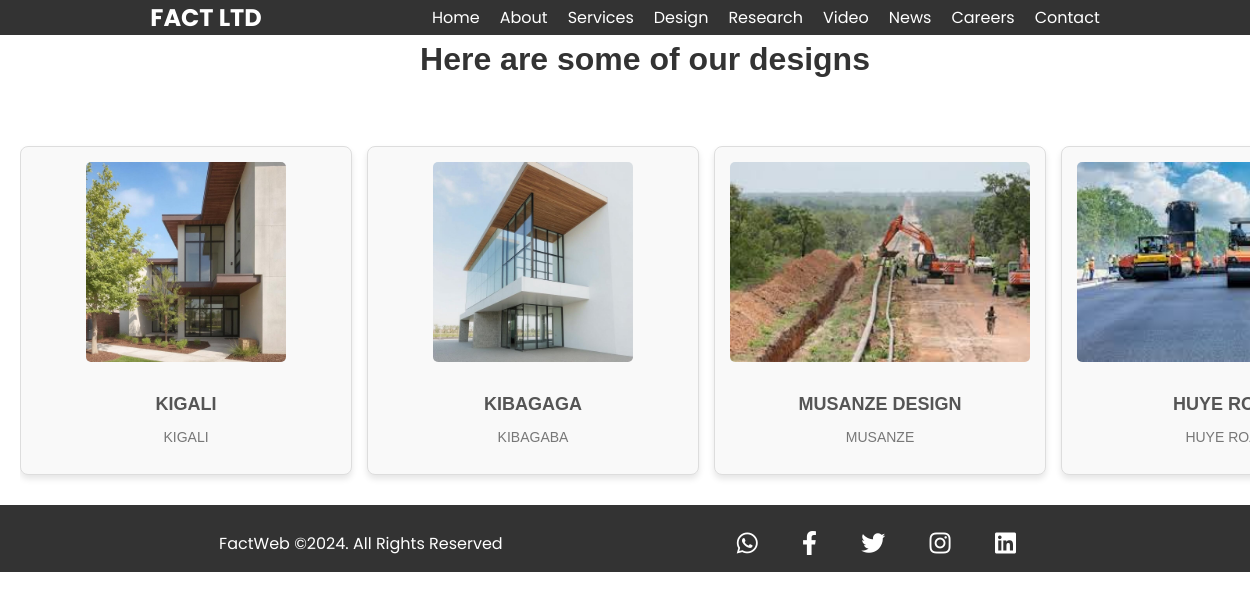
Page /design/ on the committed database.
### FactWebApp/models.py (models this page shows, shortened)
class Image(models.Model):
    image = models.ImageField(upload_to='images/')
    title = models.CharField(max_length=100, default='Title')
    description = models.TextField()
    location = models.CharField(max_length=100, default='Location')
    category = models.ForeignKey(ImageCategory, on_delete=models.CASCADE)
    name = models.CharField(max_length=100, default='Name')
    role = models.CharField(max_length=100, default='Role')
    posted_date = models.DateTimeField(default=now)
    magazine_type=models.TextField(default='Architectural magazine')  # Default to the current date/time

### FactWebApp/views.py (the view)
# urls.py: path('design/', views.design, name='design'),
def design(request):
    design_category = ImageCategory.objects.get(name='design')  # Assuming 'design' is the name of the design category
    design_images = Image.objects.filter(category=design_category)
    return render(request, 'FactWebApp/design.html', {'design_images': design_images})

### FactWebApp/models.py (called while the page is built)
    def __str__(self):
        return self.name

### FactWebApp/templates/FactWebApp/design.html (shortened to what this page needs)
{% extends 'base.html' %}
{% load static %}
{% block content %}
<div class="design-container">
    <h1>Here are some of our designs</h1>
    <div class="filter-options">
        <div  data-category="{{ design_image.category }}">
        </div>
    </div>
    <div class="design-grid">
        {% for design_image in design_images %}
        <div class="design-item" data-category="{{ design_image.category }}">
            <img src="{{ design_image.image.url }}" alt="{{ design_image.description }}">
            <h3>{{ design_image.title }}</h3>
            <p>{{ design_image.location }}</p>
        </div>
        {% endfor %}
    </div>
</div>
{% endblock %}
{% block extrastyles %}
<link rel="stylesheet" type="text/css" href="{% static 'FactWebApp/css/design.css' %}">
{% endblock %}

### FactWebApp/static/FactWebApp/css/base.css (style rules this page uses)
body { margin: 0; padding: 0; font-family: 'Poppins', sans-serif; }

### FactWebApp/static/FactWebApp/css/design.css (style rules this page uses)
.design-container { width: 100%; margin: 0 auto; padding: 20px; font-family: Arial, sans-serif; }
.design-container h1 { text-align: center; color: #333; margin-bottom: 20px; }
.filter-options { text-align: center; margin-bottom: 20px; }
.design-grid { display: flex; overflow-x: scroll; white-space: nowrap; gap: 15px; padding: 10px 0; scroll-behavior: smooth; position: relative; }
.design-item { flex: 0 0 auto; width: 300px; text-align: center; background: #f9f9f9; border: 1px solid #ddd; border-radius: 8px; padding: 15px; box-shadow: 0 4px 6px rgba(0, 0, 0, 0.1); transition: transform 0.2s ease, box-shadow 0.2s ease; }
.design-item img { max-width: 100%; border-radius: 5px; margin-bottom: 10px; height: 200px; object-fit: cover; }
.design-item h3 { font-size: 18px; margin-bottom: 10px; color: #555; }
.design-item p { font-size: 14px; color: #777; }

### rows in the picture
Image: image (picture), title "KIGALI", location "KIGALI"
Image: image (picture), title "KIBAGAGA", location "KIBAGABA"
Image: image (picture), title "MUSANZE DESIGN", location "MUSANZE"
Image: image (picture), title "HUYE…", location "HUYE…"
